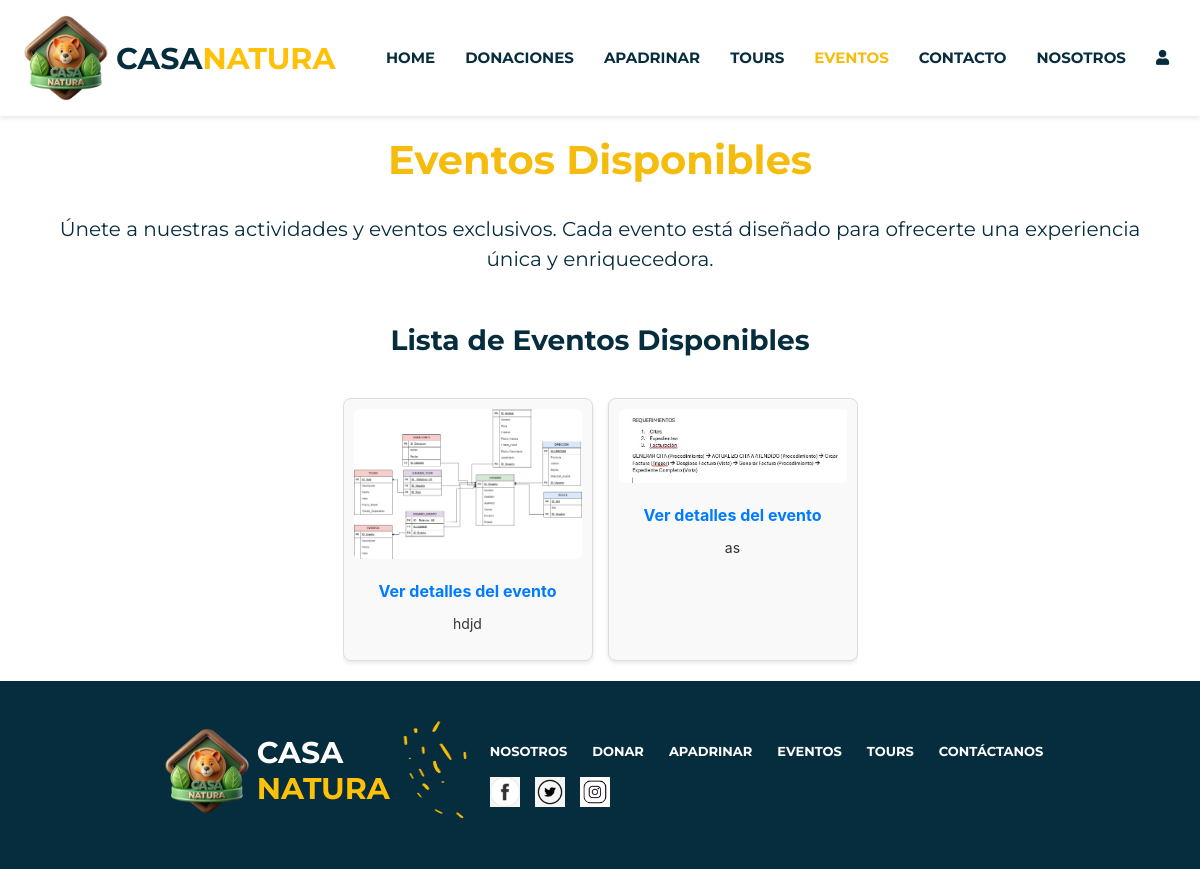
/eventosDisponibles.php, run on an earlier commit of the app's database.
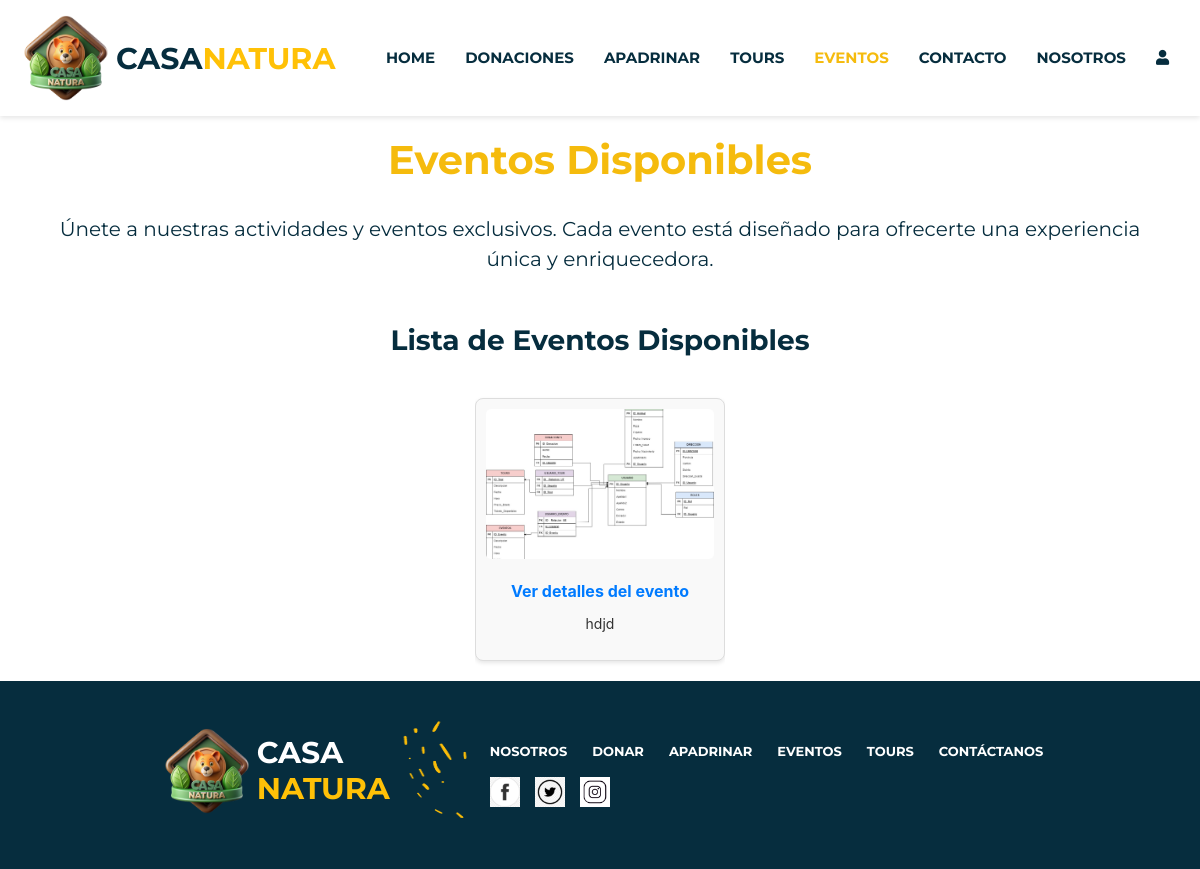
And on a later commit of the database.
### tables this page shows
CREATE TABLE `eventos` (
  `ID_Evento` int(10) NOT NULL,
  `Nombre` varchar(255) NOT NULL,
  `Descripcion` text NOT NULL,
  `Fecha` date NOT NULL,
  `Hora` time(6) NOT NULL,
  `Lugar` varchar(50) NOT NULL,
  `Imagen` varchar(255) NOT NULL,
  `Cupos` int(11) DEFAULT NULL,
  `CuposVendidos` int(11) NOT NULL,
  `Costo` decimal(10,2) NOT NULL,
  `Estado` tinyint(1) DEFAULT NULL
);

### eventosDisponibles.php (the view, shortened to what this page needs)
<?php
include("actions/conexion.php");
?>
<?php
    $sql = "SELECT ID_Evento, Nombre, Descripcion, Imagen FROM eventos";
    $resultado = $conn->query($sql);
?>
<head>
    <link href="https://cdnjs.cloudflare.com/ajax/libs/font-awesome/5.15.4/css/all.min.css" rel="stylesheet">
    <link rel="stylesheet" href="./css/style.css">
    <link rel="stylesheet" href="https://cdn.jsdelivr.net/npm/bootstrap@4.3.1/dist/css/bootstrap.min.css">
</head>
<body>
    <nav>
        <?php
            include("fragmentos.php");
            echo $navbar;
        ?>
    </nav>
    <main>
        <div class="container">
            <h1 class="animales-apadrinar-title">Eventos Disponibles</h1>
            <p class="animales-apadrinar-subtitle">
                Únete a nuestras actividades y eventos exclusivos. Cada evento está diseñado para ofrecerte una experiencia única y enriquecedora.
            </p>
            <h3 class="animales-apadrinar-list-title">Lista de Eventos Disponibles</h3>
            <div class="animal-grid">
                <?php
                if ($resultado->num_rows > 0) {
                    while ($evento = $resultado->fetch_assoc()) {
                        echo '<div class="animal-card">';
                        $imagen = htmlspecialchars($evento['Imagen']);
                        if (!empty($imagen) && file_exists('imagenes/' . $imagen)) {
                            echo '<img src="imagenes/' . $imagen . '" alt="Imagen del evento">';
                        } else {
                            echo '<img src="imagenes/default.jpg" alt="Imagen no disponible">';
                        }
                        echo '<a href="evento.php?id=' . htmlspecialchars($evento['ID_Evento']) . '">Ver detalles del evento</a>';
                        echo '<p>' . htmlspecialchars($evento['Descripcion']) . '</p>';
                        echo '</div>';
                    }
                } else {
                    echo "<p>No hay eventos disponibles en este momento.</p>";
                }
                ?>
            </div>
        </div>
    </main>
    <footer>
        <?php
        include("fragmentos.php");
        echo $footer;
        ?>
    </footer>
</body>
</html>

What changed in the data, as far as the page shows it:
removed eventos: Imagen (picture), Descripcion "as"
